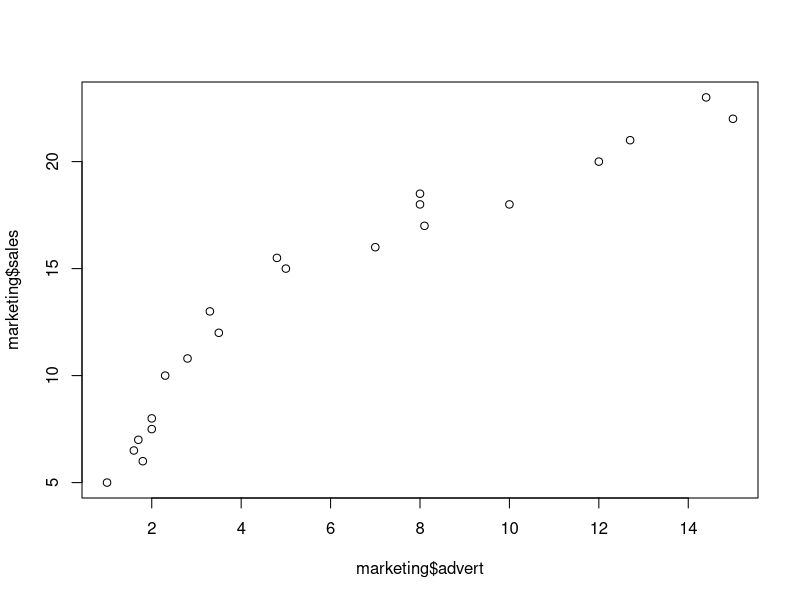
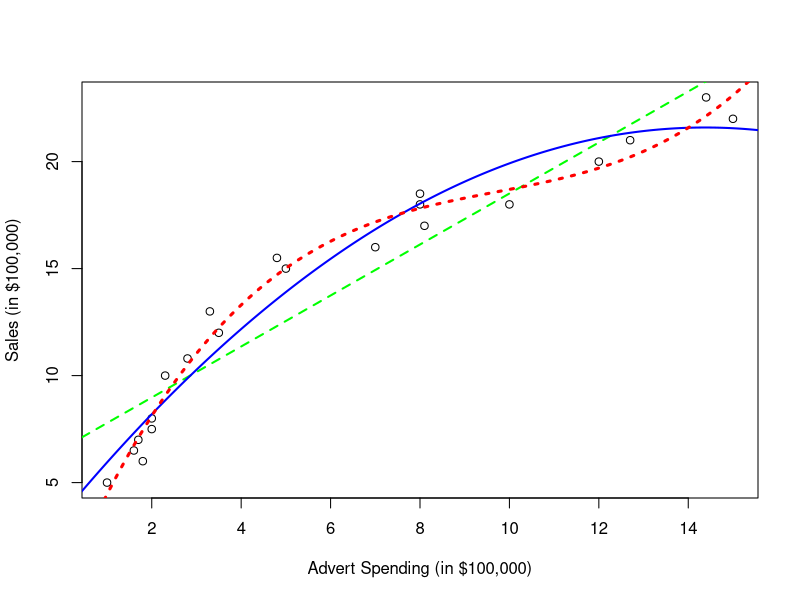
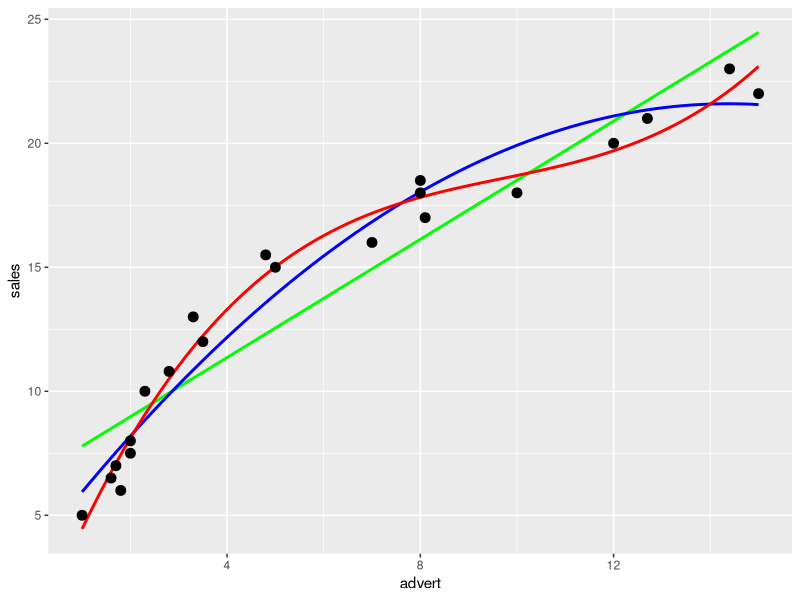
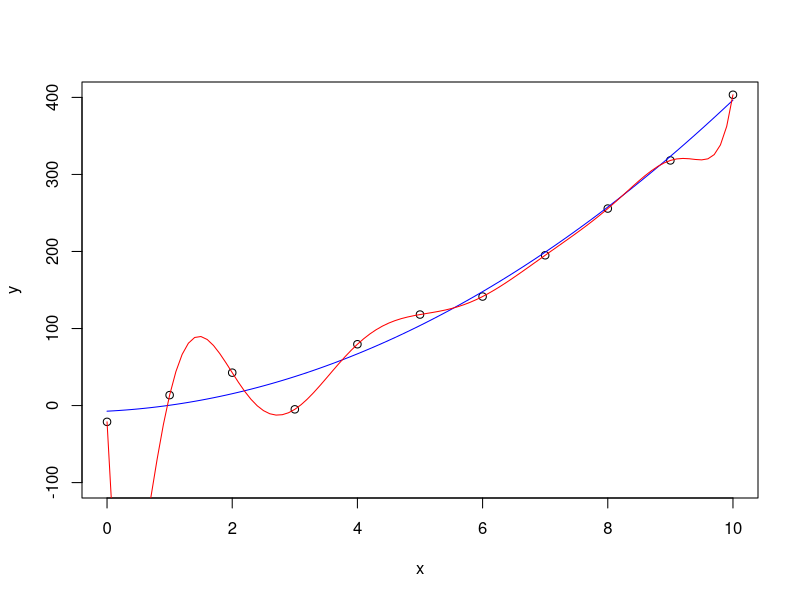
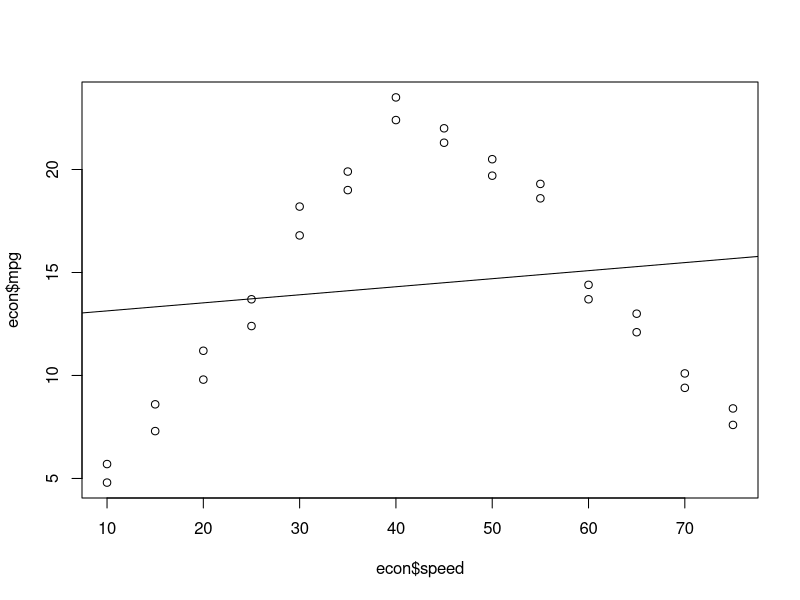
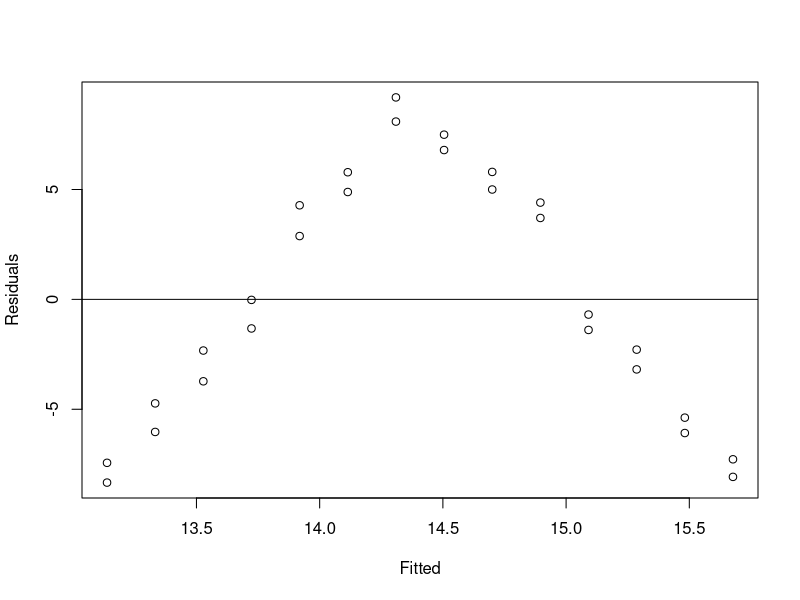
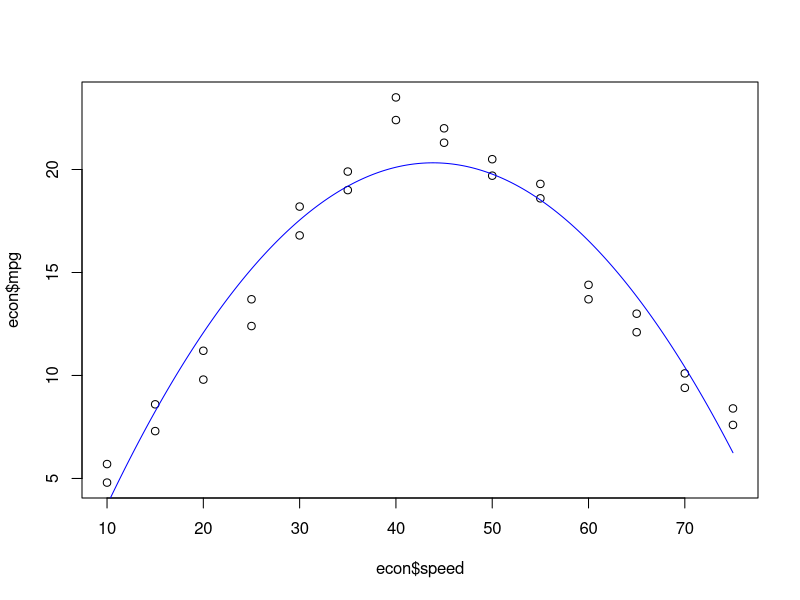
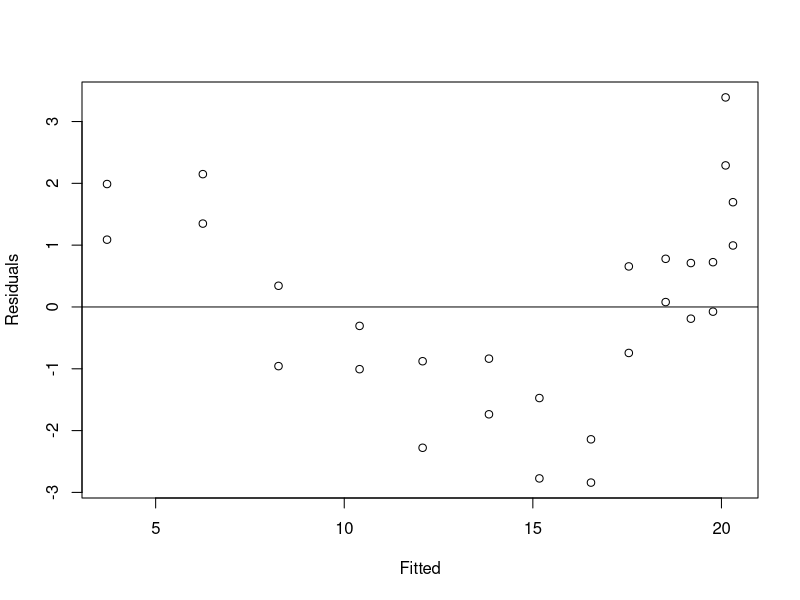

Write the R code that produced these figures, in order.
sales <- c(5.0,6.0,6.5,7.0,7.5,8.0,10.0,10.8,12.0,13.0,15.5,15.0,16.0,17.0,
           18.0,18.0,18.5,21.0,20.0,22.0,23.0)
advert <- c(1.0,1.8,1.6,1.7,2.0,2.0,2.3,2.8,3.5,3.3,4.8,5.0,7.0,8.1,8.0,10.0,
            8.0,12.7,12.0,15.0,14.4)
marketing <- data.frame(sales,advert)
head(marketing)

plot(marketing$advert,marketing$sales)

mark_mod <- lm(sales ~ advert, data = marketing)
summary(mark_mod)

mark_mod_poly2 <- lm(sales ~ advert + I(advert^2), data = marketing)
summary(mark_mod_poly2)

X <- cbind( rep(1,21), marketing$advert, marketing$advert^2 )
t(X) %*% X
solve(t(X) %*% X) %*% t(X) %*% marketing$sales

mark_mod_poly3 <- lm(sales ~ advert + I(advert^2) + I(advert^3), data = marketing)
summary(mark_mod_poly3)


plot(marketing$advert,marketing$sales, 
     xlab = "Advert Spending (in $100,000)", ylab = "Sales (in $100,000)")
abline(mark_mod, lty = 2, col = "green", lwd = 2)
xplot <- seq(0, 16, by = 0.01)
lines(xplot, predict(mark_mod_poly2, newdata = data.frame(advert = xplot)),
      col="blue", lwd = 2)
lines(xplot, predict(mark_mod_poly3, newdata = data.frame(advert = xplot)),
      col="red", lty = 3, lwd = 3)

library(ggplot2)
ggplot(data = marketing, aes(x = advert, y = sales)) +
  stat_smooth(method = "lm", se=FALSE, color="green", formula = y ~ x) +
  stat_smooth(method = "lm", se=FALSE, color="blue", size = 1, formula = y ~ x + I(x^2)) +
  stat_smooth(method = "lm", se=FALSE, color="red", formula = y ~ x + I(x^2)+ I(x^3)) +
  geom_point(colour = "black", size = 3)



set.seed(1234)
x <- seq(0,10)
y <- 3 + x + 4*x^2 + rnorm(11,0,20)
plot(x,y,ylim=c(-100,400))
fit <- lm(y ~ x + I(x^2))
summary(fit)
fit_perf <- lm(y ~ x + I(x^2) + I(x^3) + I(x^4) + I(x^5) + I(x^6) + I(x^7) + I(x^8) + I(x^9) + I(x^10))
summary(fit_perf)
xplot <- seq(0, 10, by = 0.1)
lines(xplot, predict(fit, newdata = data.frame(x = xplot)),
      col="blue", lwd = 1, lty = 1)
lines(xplot, predict(fit_perf, newdata = data.frame(x = xplot)),
      col="red", lwd = 1, lty = 1)






mpg <- c(4.8,5.7,8.6,7.3,9.8,11.2,13.7,12.4,18.2,16.8,19.9,19.0,22.4,23.5,21.3,
         22.0,20.5,19.7,18.6,19.3,14.4,13.7,12.1,13.0,10.1,9.4,8.4,7.6)
speed <- c(10,10,15,15,20,20,25,25,30,30,35,35,40,40,45,45,50,50,55,55,60,
           60,65,65,70,70,75,75)
econ <- data.frame(speed, mpg)
plot(econ$speed, econ$mpg)

fit1 <- lm(mpg ~ speed, data = econ)
abline(fit1)



plot_fit_res <- function(model){
  plot(fitted(model),resid(model), xlab = "Fitted", ylab = "Residuals")
  abline(h = 0)
}


plot_fit_res(fit1)

fit2 <- lm(mpg ~ speed + I(speed^2), data = econ)


plot(econ$speed, econ$mpg)
xplot <- seq(10, 75, by = 0.1)
lines(xplot, predict(fit2, newdata = data.frame(speed = xplot)),
      col="blue", lwd = 1, lty = 1)

plot_fit_res(fit2)



plot_econ_curve <- function(model){
  plot(econ$speed, econ$mpg, xlab = "Speed", ylab = "Miles per Gallon")
  xplot <- seq(10, 75, by = 0.1)
  lines(xplot, predict(model, newdata = data.frame(speed = xplot)),
        col="blue", lwd = 1, lty = 1)
}



summary(fit2)
plot_econ_curve(fit2)
plot_fit_res(fit2)

fit3 <- lm(mpg ~ speed + I(speed^2) + I(speed^3), data = econ)
summary(fit3)
plot_econ_curve(fit3)
plot_fit_res(fit3)

fit4 <- lm(mpg ~ speed + I(speed^2) + I(speed^3) + I(speed^4), data = econ)
summary(fit4)
plot_econ_curve(fit4)
plot_fit_res(fit4)

fit5 <- lm(mpg ~ speed + I(speed^2) + I(speed^3) + I(speed^4) + I(speed^5), data = econ)
summary(fit5)
plot_econ_curve(fit5)
plot_fit_res(fit5)

fit6 <- lm(mpg ~ speed + I(speed^2) + I(speed^3) + I(speed^4) + I(speed^5) + I(speed^6), data = econ)
summary(fit6)
plot_econ_curve(fit6)
plot_fit_res(fit6)

anova(fit4,fit6)

fit8 <- lm(mpg ~ speed + I(speed^2) + I(speed^3) + I(speed^4) + I(speed^5) + I(speed^6) + I(speed^7) + I(speed^8), data = econ)
summary(fit8)
plot_econ_curve(fit8)
plot_fit_res(fit8)

anova(fit6,fit8)

predict(fit6, data.frame(speed = 55), interval = "confidence")
predict(fit6, data.frame(speed = 55), interval = "prediction")

fit_ortho <- lm(mpg ~ poly(speed,8), data = econ)
summary(fit_ortho)
summary(fit8)
poly(econ$speed,8)
round(cor(poly(econ$speed, 8)),2)

x <- econ$speed
cbind(x,x^2,x^3,x^4,x^5,x^6,x^7,x^8)
round(cor(cbind(x,x^2,x^3,x^4,x^5,x^6,x^7,x^8)),2)








x <- c(280,284,292,295,298,304,308,315)
y <- c(770,800,840,810,735,640,590,560)
x_cent <- x - mean(x)

fit <- lm(y ~ x + I(x^2))
summary(fit)

fit <- lm(y ~ x_cent + I(x_cent^2))
summary(fit)

x^2
cor(x,x^2)
cor(x_cent,x_cent^2)

